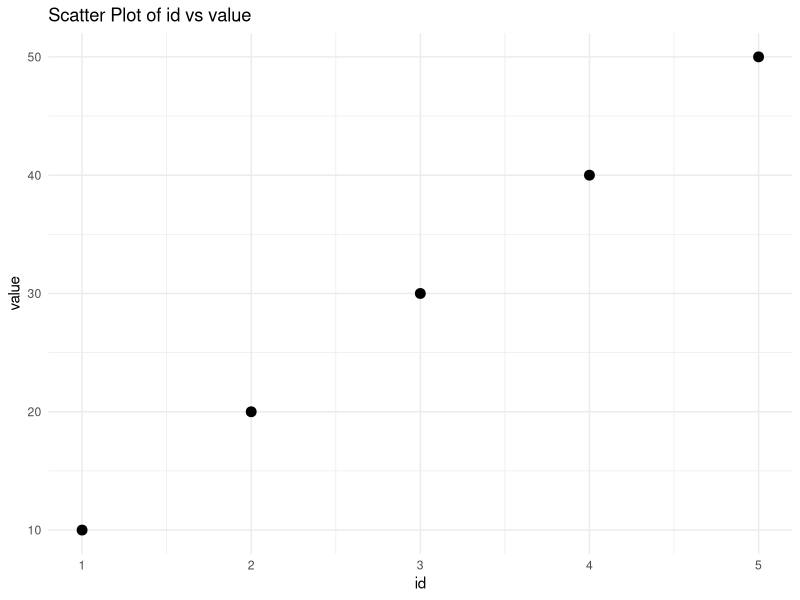

Write the R code that produced this figure. (Note: this script raises an error after producing the figure.)
setwd("~/GitHub/ukb-limingui")

df <- data.frame(id = 1:5, value = c(10, 20, 30, 40, 50))


library(ggplot2)

p <- ggplot(df, aes(x = id, y = value)) +
    geom_point(size = 3) +
    theme_minimal() +
    labs(title = "Scatter Plot of id vs value", x = "id", y = "value")

ggsave("./output/scatter_plot.png", plot = p, dpi = 300, width = 6, height = 4)

write.table(df, file = "./data/df.txt", sep = "\t", row.names = FALSE, quote = FALSE)
